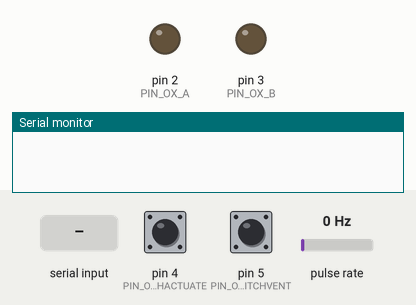
Recording of a sketch running on a simulated Arduino Mega 2560, built with avr-gcc and run on an emulated ATmega2560. Parts: output pins drawn as LEDs (lit = HIGH), the last lines printed to the serial monitor. Wiring (inferred from the names in the program): pulse sensor: data pin 47. Inputs (shaded band) come from the test bench; at power-on: pulse rate 0 Hz, pin 4 (PIN_OX_SWITCHACTUATE) HIGH, pin 5 (PIN_OX_SWITCHVENT) HIGH.

Above: at 1.2 s.
1.3 s: "1" received over Serial
At 1.6 s:
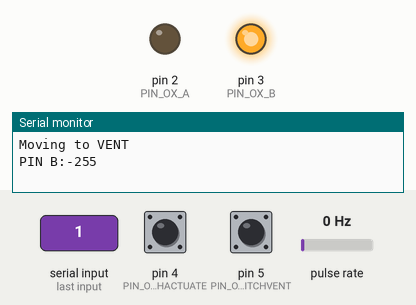
2.8 s: byte 51 (C_OX_OFF) received over Serial
At 4.0 s:
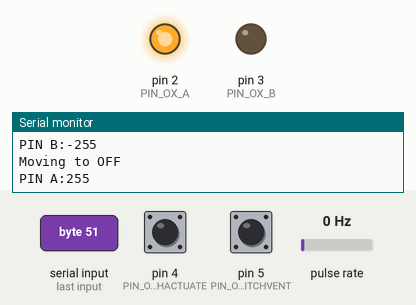
4.3 s: pulse rate (sensor on pin 47) set to 150 Hz
7.3 s: byte 52 (C_OX_SLOWVENT) received over Serial
At 8.6 s:
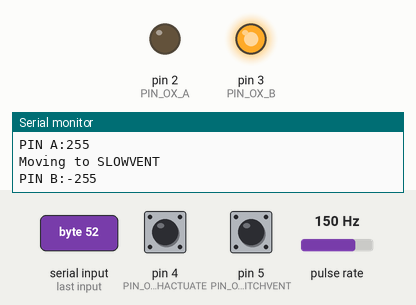
10.3 s: byte 53 (C_OX_STEP_FORWARD) received over Serial
At 10.8 s:
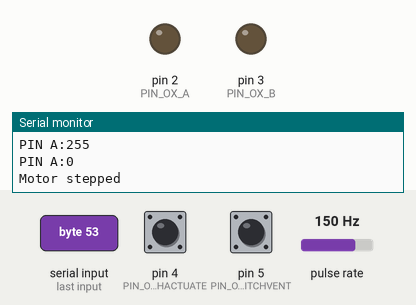
11.9 s: byte 54 (C_OX_STEP_REVERSE) received over Serial
At 13.2 s:
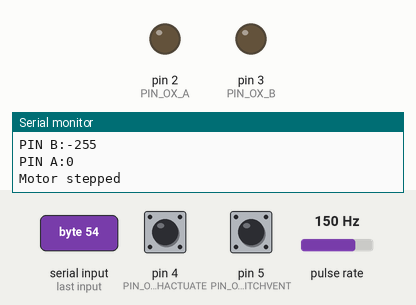
Timing chart, 0 to 14.4 s (numbered marks = the images above; inputs shaded):
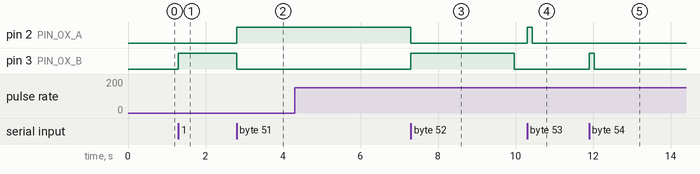

The sketch:

OxActuation_PollingReattempt.ino
```cpp
// Oxidizer Actuation Code
// UTAT Rocketry 2013-2014
// works with Ox Actuation V3
// works on the Arduino Mega (Uno needs revision of pins and timer/counter code)
// Hayden Lau, March 2014

// modes for the two different arduinos
//#define UNO
#define MEGA

// pin defs
#ifdef MEGA
#define PIN_OX_SWITCHACTUATE	4
#define PIN_OX_SWITCHVENT		5
#define PIN_OX_A				2 // to actuate
#define PIN_OX_B				3 // to vent
#define PIN_OX_ENCODER			47
#define TCNT_					TCNT5
#endif
#ifdef UNO
#define PIN_OX_SWITCHACTUATE	4
#define PIN_OX_SWITCHVENT		2
#define PIN_OX_A				11
#define PIN_OX_B				3
#define PIN_OX_ENCODER			5
#define	TCNT_					TCNT1
#endif

// command defs for Serial interface
#define C_OX_VENT				'1'
#define C_OX_ACTUATE			'2'
#define C_OX_OFF				'3'
#define C_OX_SLOWVENT			'4'
#define C_OX_STEP_FORWARD		'5'
#define C_OX_STEP_REVERSE		'6'
#define C_OX_CHECKSTATE			'7'
#define C_OX_CHECKSPEED			'8'
//#define C_OX_CALIBRATE

// constants related to the control
#define OX_SPEED_TOACTUATE			255
#define OX_SPEED_TOVENT				-255
#define OX_COUNTS_VENTTOOFF			690
#define OX_COUNTS_ACTUATETOOFF		665
#define OX_COUNTS_VENTTOSLOWVENT	475
#define OX_COUNTS_ACTUATETOSLOWVENT	875
#define OX_COUNTS_OFFTOSLOWVENT		400
#define OX_COUNTS_SLOWVENTTOOFF		200
#define OX_COUNTS_DX				20	// minimum distance moved

namespace OxActuation
{
	enum oxidizerState
	{
		off = 0,
		vent = 1,
		actuate = 2,
		moving = 3, // not used in internal
		slowVent = 4,
		undefined = 5
	};

	void init(); // initialize the entire thing, place in setup()
	oxidizerState checkState(); // check the state of the oxidizer
	void moveTo(oxidizerState commandState); // main actuation function
	bool control();
	void moveStep(bool isForward);

	oxidizerState state; // current/target state
	oxidizerState prevState; // previous state
	int motorSpeed; // keeps track of current motor speed
	void initTimerCount();
	oxidizerState checkStateInternal();
	void motorSetSpeed(int pwmSpd);
}

void setup()
{
	Serial.begin(9600);

	OxActuation::init();

	// print menu & state
}

void loop()
{
	if (Serial.available())
	{
		int serialByte = Serial.read();
		switch (serialByte)
		{
		case C_OX_VENT:
			// check if state is same as commanded
			Serial.println("Moving to VENT");
			OxActuation::moveTo(OxActuation::vent);
			break;
		case C_OX_ACTUATE:
			Serial.println("Moving to ACTUATE");
			OxActuation::moveTo(OxActuation::actuate);
			break;
		case C_OX_OFF:
			Serial.println("Moving to OFF");
			OxActuation::moveTo(OxActuation::off);
			break;
		case C_OX_SLOWVENT:
			Serial.println("Moving to SLOWVENT");
			OxActuation::moveTo(OxActuation::slowVent);
			break;
		case C_OX_STEP_FORWARD:
			Serial.println("Stepping toward ACTUATE");
			OxActuation::moveStep(true);
			break;
		case C_OX_STEP_REVERSE:
			Serial.println("Stepping toward VENT");
			OxActuation::moveStep(false);
			break;
		case C_OX_CHECKSTATE:
			switch (OxActuation::checkState())
			{
			case OxActuation::vent:
				Serial.println("STATE: Vent");
				break;
			case OxActuation::actuate:
				Serial.println("STATE: Actuate");
				break;
			case OxActuation::off:
				Serial.println("STATE: Off");
				break;
			case OxActuation::moving:
				Serial.println("STATE: Moving");
				break;
			default:
				Serial.println("WARNING: Invalid state");
				break;
			}
			break;
		case C_OX_CHECKSPEED:
			Serial.println(OxActuation::motorSpeed);
			break;
		default:
			Serial.println("WARNING: Invalid command");
			break;
		}
		// if want to print status, print here
	}
	OxActuation::control();
	//Serial.print("Speed:");
	//Serial.print(OxActuation::motorSpeed);
	//Serial.print(" State:");
	//Serial.println(OxActuation::state);
	//Serial.print("prevstate: ");
	//Serial.println(OxActuation::prevState);
	//Serial.println(TCNT_);
	//delay(100);
}


namespace OxActuation
{
	// inits everything
	void init()
	{
		// init pins
		pinMode(PIN_OX_SWITCHACTUATE, INPUT_PULLUP);
		pinMode(PIN_OX_SWITCHVENT, INPUT_PULLUP);
		pinMode(PIN_OX_A, OUTPUT);
		pinMode(PIN_OX_B, OUTPUT);
		pinMode(PIN_OX_ENCODER, INPUT);

		initTimerCount();
		motorSpeed = 0;
		state = checkStateInternal();
		prevState = state;
	}

	// the 'clean' version of checkState, returns moving if it's moving
	oxidizerState checkState()
	{
		if (motorSpeed != 0)
			return moving;
		else if (state == undefined)
			return undefined;
		return checkStateInternal();
	}

	// returns state of ox motor
	// does not take into the account the fact that motor is moving
	// blindly checks microswitches & assumes if neither are triggered
	// then motor is in OFF position
	// does not take into account slowVent/undefined state
	oxidizerState checkStateInternal()
	{
		if (digitalRead(PIN_OX_SWITCHACTUATE) == LOW)
			return actuate;
		if (digitalRead(PIN_OX_SWITCHVENT) == LOW)
			return vent;
		return off;
	}

	// this sets the target state & starts the motor moving
	// clear counter if needed
	void moveTo(oxidizerState commandState)
	{
		// check if current state == command state
		if (commandState == state)
			return;
		// if state is undefined, need to go to a defined position first
		if (state == undefined && commandState != vent && commandState != actuate)
		{
			Serial.println("WARNING: State Undefined, cannot moveTo commanded position");
			return;
		}
		switch (commandState)
		{
		case vent:
			motorSetSpeed(OX_SPEED_TOVENT); // towards vent
			break;
		case actuate:
			motorSetSpeed(OX_SPEED_TOACTUATE); // towards actuate
			break;
		case off:
			TCNT_ = 0;
			if (state == vent || state == slowVent)
				motorSetSpeed(OX_SPEED_TOACTUATE); // away from vent
			if (state == actuate)
				motorSetSpeed(OX_SPEED_TOVENT); // away from actuate
			break;
		case slowVent:
			TCNT_ = 0;
			if (state == vent)
				motorSetSpeed(OX_SPEED_TOACTUATE); // away from vent
			if (state == actuate || state == off)
				motorSetSpeed(OX_SPEED_TOVENT); // away from actuate
			break;
		default:
			Serial.println("WARNING: Invalid argument in OxActuation::moveTo()");
			break;
		}
		prevState = state;
		state = commandState;
	}

	// manually move a step forward or backward
	// leaves the state in 'undefined'
	// to define the state again move to actuate/vent
	// forward is towards actuate
	void moveStep(bool isForward)
	{
		TCNT_ = 0;
		if (isForward)
			motorSetSpeed(OX_SPEED_TOACTUATE);
		else
			motorSetSpeed(OX_SPEED_TOVENT);
		state = undefined;
	}

	// polls to see if motor needs to be stopped
	// take into account motorSpeed - if motorspeed is 0 and target is off then assume off state
	// Off - check if count > limit, stop motor
	// Actuate or vent - check if microswitch triggered, stop motor
	bool control()
	{
		// check if moving
		if (motorSpeed == 0)
			return false;
		// check state
		switch (state)
		{
		case vent:
			if (digitalRead(PIN_OX_SWITCHVENT) == LOW)
			{
				motorSetSpeed(0);
				Serial.println("Motor at VENT");
				return true;
			}
			break;
		case actuate:
			if (digitalRead(PIN_OX_SWITCHACTUATE) == LOW)
			{
				motorSetSpeed(0);
				Serial.println("Motor at ACTUATE");
				return true;
			}
			break;
		case off:
			if ((prevState == actuate && TCNT_ >= OX_COUNTS_ACTUATETOOFF) ||
				(prevState == vent && TCNT_ >= OX_COUNTS_VENTTOOFF) ||
				(prevState == slowVent && TCNT_ >= OX_COUNTS_SLOWVENTTOOFF))
			{
				motorSetSpeed(0);
				Serial.println("Motor at OFF");
				return true;
			}
			break;
		case slowVent:
			if ((prevState == actuate && TCNT_ >= OX_COUNTS_ACTUATETOSLOWVENT) ||
				(prevState == vent && TCNT_ >= OX_COUNTS_VENTTOSLOWVENT) ||
				(prevState == off && TCNT_ >= OX_COUNTS_OFFTOSLOWVENT))
			{
				motorSetSpeed(0);
				Serial.println("Motor at SLOWVENT");
				return true;
			}
			break;
		case undefined:
			if (TCNT_ >= OX_COUNTS_DX)
			{
				motorSetSpeed(0);
				Serial.println("Motor stepped");
				return true;
			}
			break;
		default:
			Serial.println("ERROR: Invalid target state in OxActuation::control()");
			break;
		}
		return false;
	}

	void initTimerCount()
	{
		TCCR5A = 0x00;        // using Timer 5 b/c T5 pin
		TCCR5B = 0x07;
	}

	// positive is CCW
	// use with OX_SPEED_XX
	void motorSetSpeed(int pwmSpd)
	{
		// if speed is zero, this brakes
		motorSpeed = pwmSpd;
		if (pwmSpd >= 0)
		{
			analogWrite(PIN_OX_B, 0);
			analogWrite(PIN_OX_A, pwmSpd);
			Serial.print("PIN A:");
			Serial.println(pwmSpd);
		}
		else
		{
			analogWrite(PIN_OX_A, 0);
			analogWrite(PIN_OX_B, -pwmSpd);
			Serial.print("PIN B:");
			Serial.println(pwmSpd);
		}
	}
}
```

Measured:
- after the input at 1.3 s, pin 3 (PIN_OX_B): LOW → HIGH at once
- after the input at 2.8 s, pin 2 (PIN_OX_A): LOW → HIGH at once; pin 3 (PIN_OX_B): HIGH → LOW at once
- after the input at 4.3 s, every drawn part: stays the same
- after the input at 7.3 s, pin 2 (PIN_OX_A): HIGH → LOW after 0.00 s instead of 1.6 s; pin 3 (PIN_OX_B): LOW → HIGH at once, → LOW 2.7 s later
- after the input at 10.3 s, pin 2 (PIN_OX_A): LOW → HIGH at once, → LOW 0.13 s later
- after the input at 11.9 s, pin 3 (PIN_OX_B): LOW → HIGH at once, → LOW 0.13 s later
